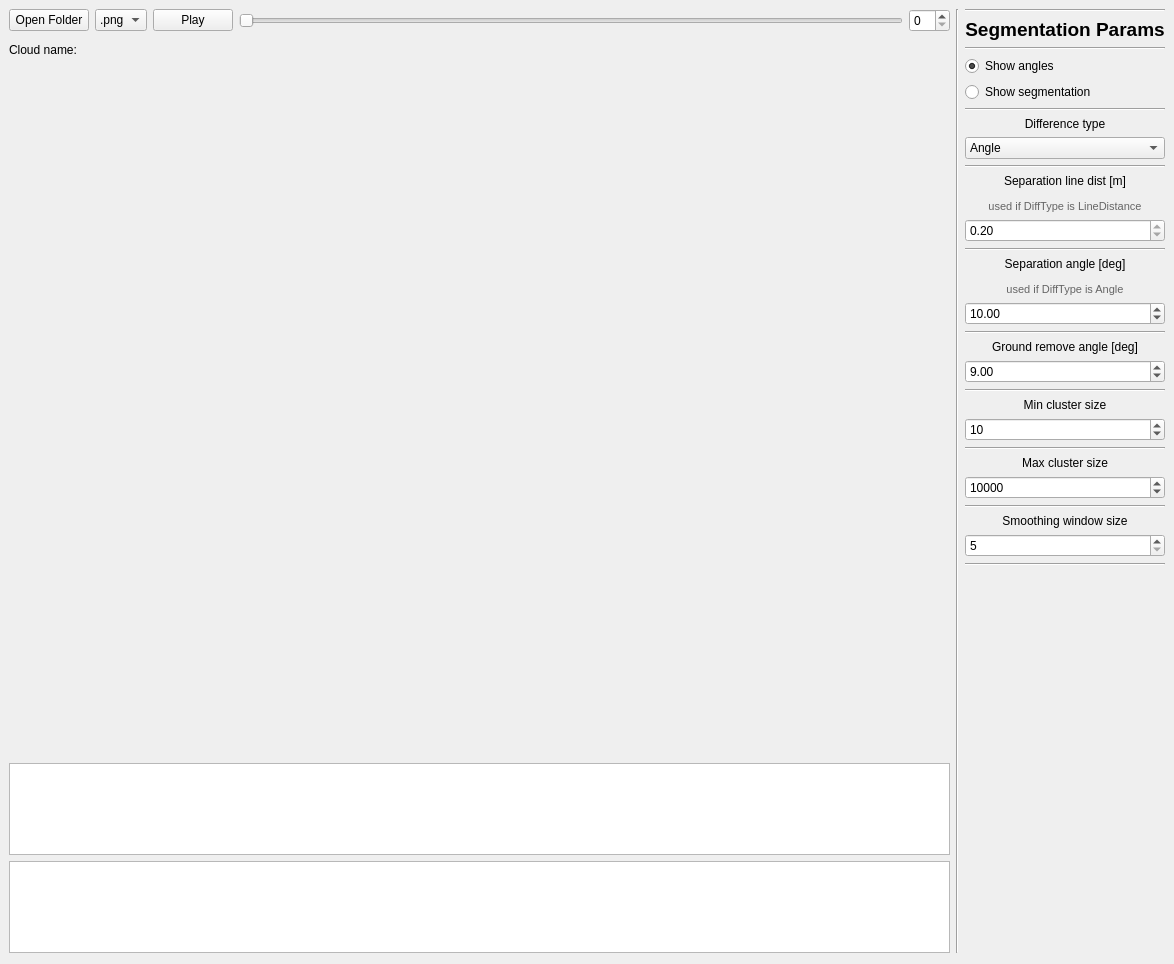
<?xml version="1.0" encoding="UTF-8"?>
<ui version="4.0">
 <class>OpenGlFolderPlayer</class>
 <widget class="QWidget" name="OpenGlFolderPlayer">
  <property name="geometry">
   <rect>
    <x>0</x>
    <y>0</y>
    <width>1174</width>
    <height>964</height>
   </rect>
  </property>
  <property name="sizePolicy">
   <sizepolicy hsizetype="MinimumExpanding" vsizetype="MinimumExpanding">
    <horstretch>0</horstretch>
    <verstretch>0</verstretch>
   </sizepolicy>
  </property>
  <property name="windowTitle">
   <string>Form</string>
  </property>
  <layout class="QGridLayout" name="gridLayout" columnstretch="0,0,0">
   <property name="leftMargin">
    <number>9</number>
   </property>
   <property name="topMargin">
    <number>9</number>
   </property>
   <property name="rightMargin">
    <number>9</number>
   </property>
   <item row="0" column="0">
    <layout class="QHBoxLayout" name="hor_lay_controls">
     <item>
      <widget class="QPushButton" name="btn_open_folder">
       <property name="text">
        <string>Open Folder</string>
       </property>
      </widget>
     </item>
     <item>
      <widget class="QComboBox" name="cmb_extension">
       <property name="currentIndex">
        <number>2</number>
       </property>
       <item>
        <property name="text">
         <string>.txt</string>
        </property>
       </item>
       <item>
        <property name="text">
         <string>.pcd</string>
        </property>
       </item>
       <item>
        <property name="text">
         <string>.png</string>
        </property>
       </item>
       <item>
        <property name="text">
         <string>.bin</string>
        </property>
       </item>
       <item>
        <property name="text">
         <string>.exr</string>
        </property>
       </item>
      </widget>
     </item>
     <item>
      <widget class="QPushButton" name="btn_play">
       <property name="text">
        <string>Play</string>
       </property>
      </widget>
     </item>
     <item>
      <widget class="QSlider" name="sldr_navigate_clouds">
       <property name="orientation">
        <enum>Qt::Horizontal</enum>
       </property>
      </widget>
     </item>
     <item>
      <widget class="QSpinBox" name="spnbx_current_cloud"/>
     </item>
    </layout>
   </item>
   <item row="1" column="0">
    <layout class="QVBoxLayout" name="ver_layout_vis" stretch="1,30,4,4">
     <item>
      <layout class="QHBoxLayout" name="horizontalLayout" stretch="1,4">
       <property name="sizeConstraint">
        <enum>QLayout::SetNoConstraint</enum>
       </property>
       <item>
        <widget class="QLabel" name="lbl_cloud_name_explain">
         <property name="text">
          <string>Cloud name:</string>
         </property>
        </widget>
       </item>
       <item>
        <widget class="QLabel" name="lbl_cloud_name">
         <property name="text">
          <string>&lt;cloud_name&gt;</string>
         </property>
         <property name="textFormat">
          <enum>Qt::PlainText</enum>
         </property>
         <property name="scaledContents">
          <bool>true</bool>
         </property>
        </widget>
       </item>
      </layout>
     </item>
     <item>
      <widget class="Viewer" name="gl_widget" native="true">
       <property name="sizePolicy">
        <sizepolicy hsizetype="MinimumExpanding" vsizetype="MinimumExpanding">
         <horstretch>0</horstretch>
         <verstretch>0</verstretch>
        </sizepolicy>
       </property>
       <property name="minimumSize">
        <size>
         <width>640</width>
         <height>480</height>
        </size>
       </property>
       <property name="autoFillBackground">
        <bool>false</bool>
       </property>
      </widget>
     </item>
     <item>
      <widget class="QGraphicsView" name="gfx_labels">
       <property name="sizePolicy">
        <sizepolicy hsizetype="MinimumExpanding" vsizetype="MinimumExpanding">
         <horstretch>0</horstretch>
         <verstretch>0</verstretch>
        </sizepolicy>
       </property>
       <property name="minimumSize">
        <size>
         <width>900</width>
         <height>80</height>
        </size>
       </property>
       <property name="maximumSize">
        <size>
         <width>16777215</width>
         <height>16777215</height>
        </size>
       </property>
       <property name="renderHints">
        <set>QPainter::Antialiasing|QPainter::TextAntialiasing</set>
       </property>
       <property name="viewportUpdateMode">
        <enum>QGraphicsView::SmartViewportUpdate</enum>
       </property>
      </widget>
     </item>
     <item>
      <widget class="QGraphicsView" name="gfx_projection_view">
       <property name="sizePolicy">
        <sizepolicy hsizetype="MinimumExpanding" vsizetype="MinimumExpanding">
         <horstretch>0</horstretch>
         <verstretch>0</verstretch>
        </sizepolicy>
       </property>
       <property name="minimumSize">
        <size>
         <width>900</width>
         <height>80</height>
        </size>
       </property>
       <property name="maximumSize">
        <size>
         <width>16777215</width>
         <height>16777215</height>
        </size>
       </property>
      </widget>
     </item>
    </layout>
   </item>
   <item row="0" column="2" rowspan="2">
    <layout class="QVBoxLayout" name="ver_lay_segment">
     <item>
      <widget class="Line" name="line_3">
       <property name="orientation">
        <enum>Qt::Horizontal</enum>
       </property>
      </widget>
     </item>
     <item>
      <widget class="QLabel" name="label_4">
       <property name="font">
        <font>
         <pointsize>14</pointsize>
         <weight>75</weight>
         <bold>true</bold>
        </font>
       </property>
       <property name="text">
        <string>&lt;html&gt;&lt;head/&gt;&lt;body&gt;&lt;p align=&quot;center&quot;&gt;Segmentation Params&lt;/p&gt;&lt;/body&gt;&lt;/html&gt;</string>
       </property>
       <property name="textFormat">
        <enum>Qt::AutoText</enum>
       </property>
      </widget>
     </item>
     <item>
      <widget class="Line" name="line_8">
       <property name="orientation">
        <enum>Qt::Horizontal</enum>
       </property>
      </widget>
     </item>
     <item>
      <widget class="QRadioButton" name="radio_show_angles">
       <property name="text">
        <string>Show angles</string>
       </property>
       <property name="checked">
        <bool>true</bool>
       </property>
      </widget>
     </item>
     <item>
      <widget class="QRadioButton" name="radio_show_segmentation">
       <property name="text">
        <string>Show segmentation</string>
       </property>
      </widget>
     </item>
     <item>
      <widget class="Line" name="line_9">
       <property name="orientation">
        <enum>Qt::Horizontal</enum>
       </property>
      </widget>
     </item>
     <item>
      <widget class="QLabel" name="label_5">
       <property name="text">
        <string>&lt;html&gt;&lt;head/&gt;&lt;body&gt;&lt;p align=&quot;center&quot;&gt;Difference type&lt;/p&gt;&lt;/body&gt;&lt;/html&gt;</string>
       </property>
      </widget>
     </item>
     <item>
      <widget class="QComboBox" name="cmb_diff_type">
       <property name="currentIndex">
        <number>0</number>
       </property>
       <item>
        <property name="text">
         <string>Angle</string>
        </property>
       </item>
       <item>
        <property name="text">
         <string>AnglePrecomputed</string>
        </property>
       </item>
       <item>
        <property name="text">
         <string>LineDistance</string>
        </property>
       </item>
       <item>
        <property name="text">
         <string>LineDistancePrecomputed</string>
        </property>
       </item>
       <item>
        <property name="text">
         <string>Normals</string>
        </property>
       </item>
       <item>
        <property name="text">
         <string>Simple</string>
        </property>
       </item>
      </widget>
     </item>
     <item>
      <widget class="Line" name="line_10">
       <property name="orientation">
        <enum>Qt::Horizontal</enum>
       </property>
      </widget>
     </item>
     <item>
      <widget class="QLabel" name="label_6">
       <property name="text">
        <string>&lt;html&gt;&lt;head/&gt;&lt;body&gt;&lt;p align=&quot;center&quot;&gt;Separation line dist [m]&lt;/p&gt;&lt;p align=&quot;center&quot;&gt;&lt;span style=&quot; font-size:8pt; color:#656565;&quot;&gt;used if DiffType is LineDistance&lt;/span&gt;&lt;/p&gt;&lt;/body&gt;&lt;/html&gt;</string>
       </property>
      </widget>
     </item>
     <item>
      <widget class="QDoubleSpinBox" name="spnbx_line_dist_threshold">
       <property name="readOnly">
        <bool>true</bool>
       </property>
       <property name="maximum">
        <double>99.000000000000000</double>
       </property>
       <property name="singleStep">
        <double>0.100000000000000</double>
       </property>
       <property name="value">
        <double>0.200000000000000</double>
       </property>
      </widget>
     </item>
     <item>
      <widget class="Line" name="line_11">
       <property name="orientation">
        <enum>Qt::Horizontal</enum>
       </property>
      </widget>
     </item>
     <item>
      <widget class="QLabel" name="lbl_separation_angle">
       <property name="text">
        <string>&lt;html&gt;&lt;head/&gt;&lt;body&gt;&lt;p align=&quot;center&quot;&gt;Separation angle [deg]&lt;/p&gt;&lt;p align=&quot;center&quot;&gt;&lt;span style=&quot; font-size:8pt; color:#656565;&quot;&gt;used if DiffType is Angle&lt;/span&gt;&lt;/p&gt;&lt;/body&gt;&lt;/html&gt;</string>
       </property>
      </widget>
     </item>
     <item>
      <widget class="QDoubleSpinBox" name="spnbx_separation_angle">
       <property name="minimum">
        <double>1.000000000000000</double>
       </property>
       <property name="maximum">
        <double>180.000000000000000</double>
       </property>
       <property name="value">
        <double>10.000000000000000</double>
       </property>
      </widget>
     </item>
     <item>
      <widget class="Line" name="line">
       <property name="orientation">
        <enum>Qt::Horizontal</enum>
       </property>
      </widget>
     </item>
     <item>
      <widget class="QLabel" name="lbl_ground_angle">
       <property name="text">
        <string>&lt;html&gt;&lt;head/&gt;&lt;body&gt;&lt;p align=&quot;center&quot;&gt;Ground remove angle [deg]&lt;/p&gt;&lt;/body&gt;&lt;/html&gt;</string>
       </property>
      </widget>
     </item>
     <item>
      <widget class="QDoubleSpinBox" name="spnbx_ground_angle">
       <property name="minimum">
        <double>1.000000000000000</double>
       </property>
       <property name="maximum">
        <double>90.000000000000000</double>
       </property>
       <property name="value">
        <double>9.000000000000000</double>
       </property>
      </widget>
     </item>
     <item>
      <widget class="Line" name="line_2">
       <property name="orientation">
        <enum>Qt::Horizontal</enum>
       </property>
      </widget>
     </item>
     <item>
      <widget class="QLabel" name="label">
       <property name="text">
        <string>&lt;html&gt;&lt;head/&gt;&lt;body&gt;&lt;p align=&quot;center&quot;&gt;Min cluster size&lt;/p&gt;&lt;/body&gt;&lt;/html&gt;</string>
       </property>
      </widget>
     </item>
     <item>
      <widget class="QSpinBox" name="spnbx_min_cluster_size">
       <property name="maximum">
        <number>100000</number>
       </property>
       <property name="value">
        <number>10</number>
       </property>
      </widget>
     </item>
     <item>
      <widget class="Line" name="line_4">
       <property name="orientation">
        <enum>Qt::Horizontal</enum>
       </property>
      </widget>
     </item>
     <item>
      <widget class="QLabel" name="label_2">
       <property name="text">
        <string>&lt;html&gt;&lt;head/&gt;&lt;body&gt;&lt;p align=&quot;center&quot;&gt;Max cluster size&lt;/p&gt;&lt;/body&gt;&lt;/html&gt;</string>
       </property>
      </widget>
     </item>
     <item>
      <widget class="QSpinBox" name="spnbx_max_cluster_size">
       <property name="maximum">
        <number>1000000</number>
       </property>
       <property name="value">
        <number>10000</number>
       </property>
      </widget>
     </item>
     <item>
      <widget class="Line" name="line_5">
       <property name="orientation">
        <enum>Qt::Horizontal</enum>
       </property>
      </widget>
     </item>
     <item>
      <widget class="QLabel" name="label_3">
       <property name="text">
        <string>&lt;html&gt;&lt;head/&gt;&lt;body&gt;&lt;p align=&quot;center&quot;&gt;Smoothing window size&lt;/p&gt;&lt;/body&gt;&lt;/html&gt;</string>
       </property>
      </widget>
     </item>
     <item>
      <widget class="QSpinBox" name="spnbx_smooth_window_size">
       <property name="minimum">
        <number>5</number>
       </property>
       <property name="maximum">
        <number>11</number>
       </property>
       <property name="singleStep">
        <number>2</number>
       </property>
       <property name="value">
        <number>5</number>
       </property>
      </widget>
     </item>
     <item>
      <widget class="Line" name="line_6">
       <property name="orientation">
        <enum>Qt::Horizontal</enum>
       </property>
      </widget>
     </item>
     <item>
      <spacer name="verticalSpacer">
       <property name="orientation">
        <enum>Qt::Vertical</enum>
       </property>
       <property name="sizeHint" stdset="0">
        <size>
         <width>20</width>
         <height>40</height>
        </size>
       </property>
      </spacer>
     </item>
    </layout>
   </item>
   <item row="0" column="1" rowspan="2">
    <widget class="Line" name="line_7">
     <property name="orientation">
      <enum>Qt::Vertical</enum>
     </property>
    </widget>
   </item>
  </layout>
 </widget>
 <customwidgets>
  <customwidget>
   <class>Viewer</class>
   <extends>QWidget</extends>
   <header location="global">qt/viewer/viewer.h</header>
   <container>1</container>
  </customwidget>
 </customwidgets>
 <resources/>
 <connections>
  <connection>
   <sender>sldr_navigate_clouds</sender>
   <signal>valueChanged(int)</signal>
   <receiver>spnbx_current_cloud</receiver>
   <slot>setValue(int)</slot>
   <hints>
    <hint type="sourcelabel">
     <x>497</x>
     <y>519</y>
    </hint>
    <hint type="destinationlabel">
     <x>912</x>
     <y>520</y>
    </hint>
   </hints>
  </connection>
  <connection>
   <sender>spnbx_current_cloud</sender>
   <signal>valueChanged(int)</signal>
   <receiver>sldr_navigate_clouds</receiver>
   <slot>setValue(int)</slot>
   <hints>
    <hint type="sourcelabel">
     <x>912</x>
     <y>520</y>
    </hint>
    <hint type="destinationlabel">
     <x>497</x>
     <y>519</y>
    </hint>
   </hints>
  </connection>
 </connections>
</ui>
